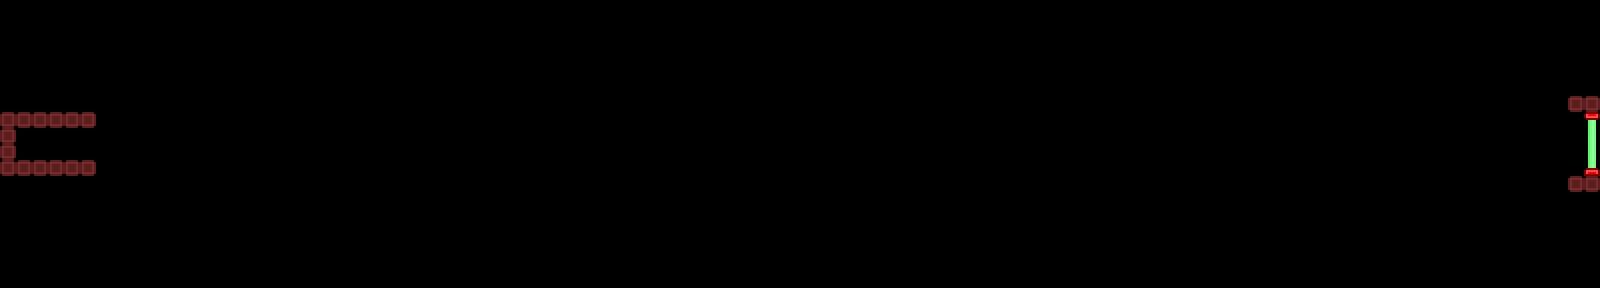

Rendered tile map (Tiled .tmx) drawn with the repository's tilesets; below, a short description and the map source with its tile grids summarised:
An orthogonal 100x18 tile map with 16x16 px tiles, 4 tile layers (decoration, spikes, bounce, map) and 7 objects (3x powerup_flip, player, end_zone).

<map version="1.5" tiledversion="1.5.0" orientation="orthogonal" renderorder="left-down" width="100" height="18" tilewidth="16" tileheight="16" infinite="0" nextlayerid="6" nextobjectid="9">
 <properties>
  <property name="time_limit" value="30" />
 </properties>
 <tileset firstgid="1" name="tilemap_1" tilewidth="16" tileheight="16" tilecount="256" columns="16">
  <image source="../tilemap_1.png" width="256" height="256" />
 </tileset>
 <layer id="1" name="decoration" width="100" height="18">
  <data>[1800 cells, 4 non-empty, 3 distinct tile ids]</data>
 </layer>
 <layer id="2" name="spikes" width="100" height="18">
  <data>[1800 cells, 0 non-empty, 0 distinct tile ids]</data>
 </layer>
 <layer id="3" name="bounce" width="100" height="18">
  <data>[1800 cells, 0 non-empty, 0 distinct tile ids]</data>
 </layer>
 <layer id="4" name="map" width="100" height="18">
  <properties>
   <property name="map" value="1" />
  </properties>
  <data>[1800 cells, 18 non-empty, 1 distinct tile ids]</data>
 </layer>
 <objectgroup id="5" name="objects">
  <object id="1" name="player" gid="16" x="24" y="152" width="16" height="16" />
  <object id="3" type="powerup_flip" gid="67" x="56" y="152" width="16" height="16" />
  <object id="4" type="powerup_flip" gid="67" x="664" y="152" width="16" height="16" />
  <object id="5" type="powerup_flip" gid="67" x="1184" y="152" width="16" height="16" />
  <object id="6" name="end_zone" x="1593" y="112" width="4" height="64" />
  <object id="7" x="119.584" y="129.333" width="153.166" height="16">
   <text fontfamily="Nokia Cellphone FC" pixelsize="11" wrap="1" halign="center">Use this POWERUP</text>
  </object>
  <object id="8" x="115.417" y="145" width="161.499" height="16">
   <text fontfamily="Nokia Cellphone FC" pixelsize="11" wrap="1" halign="center"> to FLIP continuously</text>
  </object>
 </objectgroup>
</map>
